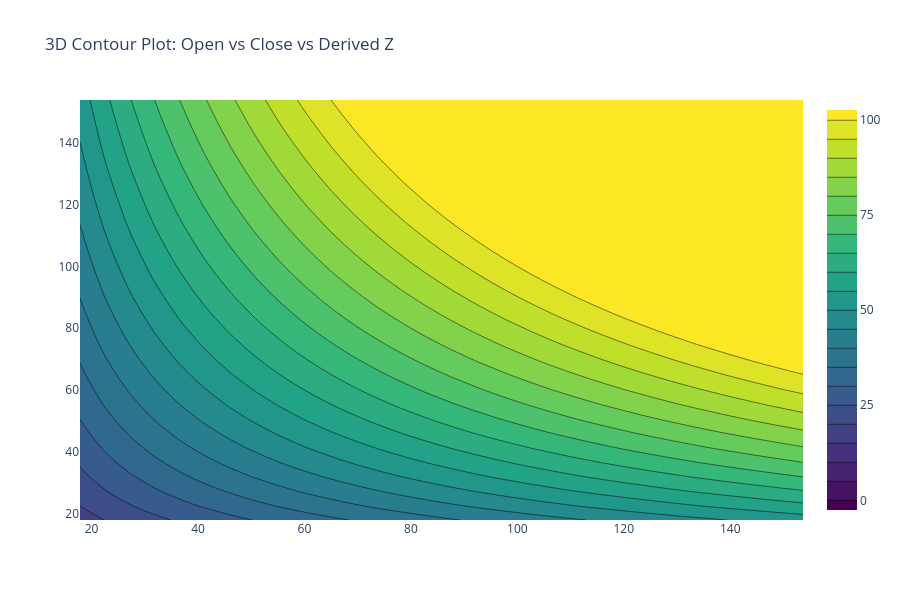

Source (notebook cell):
### Markdown cell above
3D contour plot

### Code cell
# Create a 3D contour plot
fig = go.Figure(data=[go.Contour(
    z=np.sqrt(x * y),  # Calculate a derived z-value (sample function)
    x=np.linspace(categorized_df['Open'].min(), categorized_df['Open'].max(), 30),  # x-axis values
    y=np.linspace(categorized_df['Close'].min(), categorized_df['Close'].max(), 30),  # y-axis values
    colorscale='Viridis',  # Set the color scale to 'Viridis'
    contours=dict(start=0, end=100, size=5)  # Define the contour levels
)])

fig.update_layout(
    title="3D Contour Plot: Open vs Close vs Derived Z",  # Set the plot title
    scene=dict(
        xaxis_title='Open',  # Label for the x-axis
        yaxis_title='Close',  # Label for the y-axis
        zaxis_title='Derived Z'  # Label for the z-axis
    )
)

# Update layout to change the size of the plot
fig.update_layout(
    width=900,  # Set the width of the plot
    height=600   # Set the height of the plot
)

# Display the plot
fig.show()

### Figure 1 — Plotly figure (JSON) as saved in the notebook; plotly's stock layout.template omitted (floating-point values rounded to 4 significant figures; data arrays with more than 128 entries replaced by an {"elided": "..."} marker saying what was removed)
{"data": [{"colorscale": [[0, "#440154"], [0.1111, "#482878"], [0.2222, "#3e4989"], [0.3333, "#31688e"], [0.4444, "#26828e"], [0.5556, "#1f9e89"], [0.6667, "#35b779"], [0.7778, "#6ece58"], [0.8889, "#b5de2b"], [1, "#fde725"]], "contours": {"end": 100, "size": 5, "start": 0}, "type": "contour", "x": [17.83, 22.51, 27.2, 31.88, 36.57, 41.25, 45.93, 50.62, 55.3, 59.99, 64.67, 69.36, 74.04, 78.72, 83.41, 88.09, 92.78, 97.46, 102.1, 106.8, 111.5, 116.2, 120.9, 125.6, 130.2, 134.9, 139.6, 144.3, 149.0, 153.7], "y": [17.94, 22.63, 27.31, 32.0, 36.69, 41.37, 46.06, 50.75, 55.44, 60.12, 64.81, 69.5, 74.19, 78.87, 83.56, 88.25, 92.93, 97.62, 102.3, 107.0, 111.7, 116.4, 121.1, 125.7, 130.4, 135.1, 139.8, 144.5, 149.2, 153.9], "z": {"elided": "30x30 float values"}}], "layout": {"height": 600, "scene": {"xaxis": {"title": {"text": "Open"}}, "yaxis": {"title": {"text": "Close"}}, "zaxis": {"title": {"text": "Derived Z"}}}, "title": {"text": "3D Contour Plot: Open vs Close vs Derived Z"}, "width": 900}}
